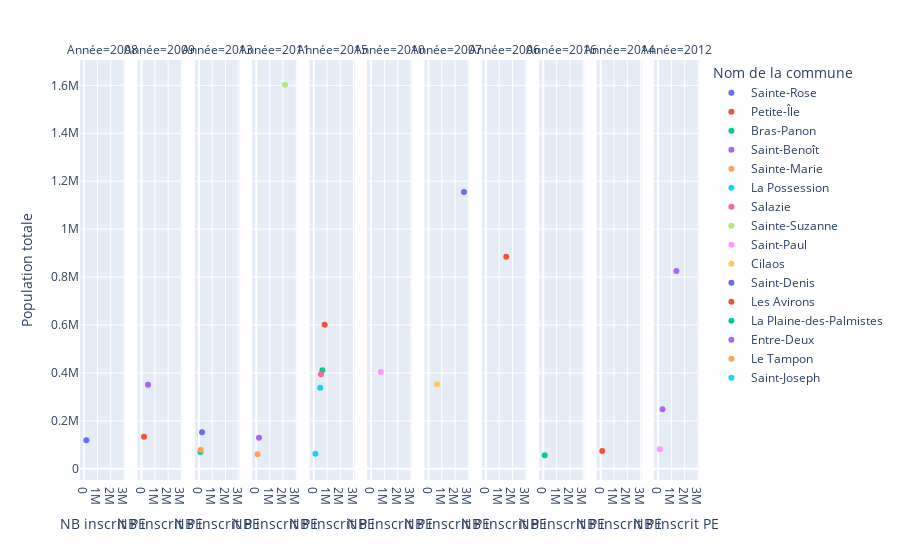

Notebook source saved alongside this figure:
### Code cell
fig = px.scatter(df6, x="NB inscrit PE", y="Population totale", color="Nom de la commune", facet_col="Année", )
fig.show()

### Figure 1 — Plotly figure (JSON) as saved in the notebook; plotly's stock layout.template omitted (floating-point values rounded to 4 significant figures)
{"data": [{"hovertemplate": "Nom de la commune=Sainte-Rose<br>Année=2008<br>NB inscrit PE=%{x}<br>Population totale=%{y}<extra></extra>", "legendgroup": "Sainte-Rose", "marker": {"color": "#636efa", "symbol": "circle"}, "mode": "markers", "name": "Sainte-Rose", "orientation": "v", "showlegend": true, "type": "scatter", "visible": true, "x": [169160], "xaxis": "x", "y": [119538], "yaxis": "y"}, {"hovertemplate": "Nom de la commune=Sainte-Rose<br>Année=2013<br>NB inscrit PE=%{x}<br>Population totale=%{y}<extra></extra>", "legendgroup": "Sainte-Rose", "marker": {"color": "#636efa", "symbol": "circle"}, "mode": "markers", "name": "Sainte-Rose", "orientation": "v", "showlegend": false, "type": "scatter", "visible": true, "x": [234050], "xaxis": "x3", "y": [152391], "yaxis": "y3"}, {"hovertemplate": "Nom de la commune=Petite-Île<br>Année=2009<br>NB inscrit PE=%{x}<br>Population totale=%{y}<extra></extra>", "legendgroup": "Petite-Île", "marker": {"color": "#EF553B", "symbol": "circle"}, "mode": "markers", "name": "Petite-Île", "orientation": "v", "showlegend": true, "type": "scatter", "visible": true, "x": [189530], "xaxis": "x2", "y": [133642], "yaxis": "y2"}, {"hovertemplate": "Nom de la commune=Petite-Île<br>Année=2015<br>NB inscrit PE=%{x}<br>Population totale=%{y}<extra></extra>", "legendgroup": "Petite-Île", "marker": {"color": "#EF553B", "symbol": "circle"}, "mode": "markers", "name": "Petite-Île", "orientation": "v", "showlegend": false, "type": "scatter", "visible": true, "x": [826780], "xaxis": "x5", "y": [601128], "yaxis": "y5"}, {"hovertemplate": "Nom de la commune=Petite-Île<br>Année=2014<br>NB inscrit PE=%{x}<br>Population totale=%{y}<extra></extra>", "legendgroup": "Petite-Île", "marker": {"color": "#EF553B", "symbol": "circle"}, "mode": "markers", "name": "Petite-Île", "orientation": "v", "showlegend": false, "type": "scatter", "visible": true, "x": [117320], "xaxis": "x10", "y": [74862], "yaxis": "y10"}, {"hovertemplate": "Nom de la commune=Bras-Panon<br>Année=2013<br>NB inscrit PE=%{x}<br>Population totale=%{y}<extra></extra>", "legendgroup": "Bras-Panon", "marker": {"color": "#00cc96", "symbol": "circle"}, "mode": "markers", "name": "Bras-Panon", "orientation": "v", "showlegend": true, "type": "scatter", "visible": true, "x": [112640], "xaxis": "x3", "y": [70281], "yaxis": "y3"}, {"hovertemplate": "Nom de la commune=Bras-Panon<br>Année=2015<br>NB inscrit PE=%{x}<br>Population totale=%{y}<extra></extra>", "legendgroup": "Bras-Panon", "marker": {"color": "#00cc96", "symbol": "circle"}, "mode": "markers", "name": "Bras-Panon", "orientation": "v", "showlegend": false, "type": "scatter", "visible": true, "x": [651610], "xaxis": "x5", "y": [411129], "yaxis": "y5"}, {"hovertemplate": "Nom de la commune=Saint-Benoît<br>Année=2011<br>NB inscrit PE=%{x}<br>Population totale=%{y}<extra></extra>", "legendgroup": "Saint-Benoît", "marker": {"color": "#ab63fa", "symbol": "circle"}, "mode": "markers", "name": "Saint-Benoît", "orientation": "v", "showlegend": true, "type": "scatter", "visible": true, "x": [199790], "xaxis": "x4", "y": [130205], "yaxis": "y4"}, {"hovertemplate": "Nom de la commune=Saint-Benoît<br>Année=2012<br>NB inscrit PE=%{x}<br>Population totale=%{y}<extra></extra>", "legendgroup": "Saint-Benoît", "marker": {"color": "#ab63fa", "symbol": "circle"}, "mode": "markers", "name": "Saint-Benoît", "orientation": "v", "showlegend": false, "type": "scatter", "visible": true, "x": [1373620], "xaxis": "x11", "y": [825837], "yaxis": "y11"}, {"hovertemplate": "Nom de la commune=Sainte-Marie<br>Année=2011<br>NB inscrit PE=%{x}<br>Population totale=%{y}<extra></extra>", "legendgroup": "Sainte-Marie", "marker": {"color": "#FFA15A", "symbol": "circle"}, "mode": "markers", "name": "Sainte-Marie", "orientation": "v", "showlegend": true, "type": "scatter", "visible": true, "x": [94970], "xaxis": "x4", "y": [60566], "yaxis": "y4"}, {"hovertemplate": "Nom de la commune=La Possession<br>Année=2015<br>NB inscrit PE=%{x}<br>Population totale=%{y}<extra></extra>", "legendgroup": "La Possession", "marker": {"color": "#19d3f3", "symbol": "circle"}, "mode": "markers", "name": "La Possession", "orientation": "v", "showlegend": true, "type": "scatter", "x": [485870], "xaxis": "x5", "y": [337904], "yaxis": "y5"}, {"hovertemplate": "Nom de la commune=Salazie<br>Année=2015<br>NB inscrit PE=%{x}<br>Population totale=%{y}<extra></extra>", "legendgroup": "Salazie", "marker": {"color": "#FF6692", "symbol": "circle"}, "mode": "markers", "name": "Salazie", "orientation": "v", "showlegend": true, "type": "scatter", "x": [543970], "xaxis": "x5", "y": [394936], "yaxis": "y5"}, {"hovertemplate": "Nom de la commune=Sainte-Suzanne<br>Année=2011<br>NB inscrit PE=%{x}<br>Population totale=%{y}<extra></extra>", "legendgroup": "Sainte-Suzanne", "marker": {"color": "#B6E880", "symbol": "circle"}, "mode": "markers", "name": "Sainte-Suzanne", "orientation": "v", "showlegend": true, "type": "scatter", "x": [2158220], "xaxis": "x4", "y": [1602503], "yaxis": "y4"}, {"hovertemplate": "Nom de la commune=Saint-Paul<br>Année=2010<br>NB inscrit PE=%{x}<br>Population totale=%{y}<extra></extra>", "legendgroup": "Saint-Paul", "marker": {"color": "#FF97FF", "symbol": "circle"}, "mode": "markers", "name": "Saint-Paul", "orientation": "v", "showlegend": true, "type": "scatter", "x": [730210], "xaxis": "x6", "y": [404082], "yaxis": "y6"}, {"hovertemplate": "Nom de la commune=Saint-Paul<br>Année=2012<br>NB inscrit PE=%{x}<br>Population totale=%{y}<extra></extra>", "legendgroup": "Saint-Paul", "marker": {"color": "#FF97FF", "symbol": "circle"}, "mode": "markers", "name": "Saint-Paul", "orientation": "v", "showlegend": false, "type": "scatter", "x": [134460], "xaxis": "x11", "y": [81355], "yaxis": "y11"}, {"hovertemplate": "Nom de la commune=Cilaos<br>Année=2007<br>NB inscrit PE=%{x}<br>Population totale=%{y}<extra></extra>", "legendgroup": "Cilaos", "marker": {"color": "#FECB52", "symbol": "circle"}, "mode": "markers", "name": "Cilaos", "orientation": "v", "showlegend": true, "type": "scatter", "x": [649400], "xaxis": "x7", "y": [353022], "yaxis": "y7"}, {"hovertemplate": "Nom de la commune=Saint-Denis<br>Année=2007<br>NB inscrit PE=%{x}<br>Population totale=%{y}<extra></extra>", "legendgroup": "Saint-Denis", "marker": {"color": "#636efa", "symbol": "circle"}, "mode": "markers", "name": "Saint-Denis", "orientation": "v", "showlegend": true, "type": "scatter", "x": [2670880], "xaxis": "x7", "y": [1155365], "yaxis": "y7"}, {"hovertemplate": "Nom de la commune=Les Avirons<br>Année=2006<br>NB inscrit PE=%{x}<br>Population totale=%{y}<extra></extra>", "legendgroup": "Les Avirons", "marker": {"color": "#EF553B", "symbol": "circle"}, "mode": "markers", "name": "Les Avirons", "orientation": "v", "showlegend": true, "type": "scatter", "x": [1529220], "xaxis": "x8", "y": [884444], "yaxis": "y8"}, {"hovertemplate": "Nom de la commune=La Plaine-des-Palmistes<br>Année=2016<br>NB inscrit PE=%{x}<br>Population totale=%{y}<extra></extra>", "legendgroup": "La Plaine-des-Palmistes", "marker": {"color": "#00cc96", "symbol": "circle"}, "mode": "markers", "name": "La Plaine-des-Palmistes", "orientation": "v", "showlegend": true, "type": "scatter", "x": [108390], "xaxis": "x9", "y": [56712], "yaxis": "y9"}, {"hovertemplate": "Nom de la commune=Entre-Deux<br>Année=2009<br>NB inscrit PE=%{x}<br>Population totale=%{y}<extra></extra>", "legendgroup": "Entre-Deux", "marker": {"color": "#ab63fa", "symbol": "circle"}, "mode": "markers", "name": "Entre-Deux", "orientation": "v", "showlegend": true, "type": "scatter", "x": [488260], "xaxis": "x2", "y": [350485], "yaxis": "y2"}, {"hovertemplate": "Nom de la commune=Entre-Deux<br>Année=2012<br>NB inscrit PE=%{x}<br>Population totale=%{y}<extra></extra>", "legendgroup": "Entre-Deux", "marker": {"color": "#ab63fa", "symbol": "circle"}, "mode": "markers", "name": "Entre-Deux", "orientation": "v", "showlegend": false, "type": "scatter", "x": [335350], "xaxis": "x11", "y": [248817], "yaxis": "y11"}, {"hovertemplate": "Nom de la commune=Le Tampon<br>Année=2013<br>NB inscrit PE=%{x}<br>Population totale=%{y}<extra></extra>", "legendgroup": "Le Tampon", "marker": {"color": "#FFA15A", "symbol": "circle"}, "mode": "markers", "name": "Le Tampon", "orientation": "v", "showlegend": true, "type": "scatter", "x": [137780], "xaxis": "x3", "y": [79250], "yaxis": "y3"}, {"hovertemplate": "Nom de la commune=Saint-Joseph<br>Année=2015<br>NB inscrit PE=%{x}<br>Population totale=%{y}<extra></extra>", "legendgroup": "Saint-Joseph", "marker": {"color": "#19d3f3", "symbol": "circle"}, "mode": "markers", "name": "Saint-Joseph", "orientation": "v", "showlegend": true, "type": "scatter", "x": [127330], "xaxis": "x5", "y": [62999], "yaxis": "y5"}], "layout": {"annotations": [{"font": {}, "showarrow": false, "text": "Année=2008", "x": 0.03636, "xanchor": "center", "xref": "paper", "y": 1, "yanchor": "bottom", "yref": "paper"}, {"font": {}, "showarrow": false, "text": "Année=2009", "x": 0.1291, "xanchor": "center", "xref": "paper", "y": 1, "yanchor": "bottom", "yref": "paper"}, {"font": {}, "showarrow": false, "text": "Année=2013", "x": 0.2218, "xanchor": "center", "xref": "paper", "y": 1, "yanchor": "bottom", "yref": "paper"}, {"font": {}, "showarrow": false, "text": "Année=2011", "x": 0.3145, "xanchor": "center", "xref": "paper", "y": 1, "yanchor": "bottom", "yref": "paper"}, {"font": {}, "showarrow": false, "text": "Année=2015", "x": 0.4073, "xanchor": "center", "xref": "paper", "y": 1, "yanchor": "bottom", "yref": "paper"}, {"font": {}, "showarrow": false, "text": "Année=2010", "x": 0.5, "xanchor": "center", "xref": "paper", "y": 1, "yanchor": "bottom", "yref": "paper"}, {"font": {}, "showarrow": false, "text": "Année=2007", "x": 0.5927, "xanchor": "center", "xref": "paper", "y": 1, "yanchor": "bottom", "yref": "paper"}, {"font": {}, "showarrow": false, "text": "Année=2006", "x": 0.6855, "xanchor": "center", "xref": "paper", "y": 1, "yanchor": "bottom", "yref": "paper"}, {"font": {}, "showarrow": false, "text": "Année=2016", "x": 0.7782, "xanchor": "center", "xref": "paper", "y": 1, "yanchor": "bottom", "yref": "paper"}, {"font": {}, "showarrow": false, "text": "Année=2014", "x": 0.8709, "xanchor": "center", "xref": "paper", "y": 1, "yanchor": "bottom", "yref": "paper"}, {"font": {}, "showarrow": false, "text": "Année=2012", "x": 0.9636, "xanchor": "center", "xref": "paper", "y": 1, "yanchor": "bottom", "yref": "paper"}], "autosize": true, "legend": {"title": {"text": "Nom de la commune"}, "tracegroupgap": 0}, "margin": {"t": 60}, "xaxis": {"anchor": "y", "autorange": true, "domain": [0, 0.07273], "range": [-178300.0, 2944000.0], "title": {"text": "NB inscrit PE"}, "type": "linear"}, "xaxis10": {"anchor": "y10", "autorange": true, "domain": [0.8345, 0.9073], "matches": "x", "range": [-178300.0, 2944000.0], "title": {"text": "NB inscrit PE"}, "type": "linear"}, "xaxis11": {"anchor": "y11", "autorange": true, "domain": [0.9273, 1], "matches": "x", "range": [-178300.0, 2944000.0], "title": {"text": "NB inscrit PE"}, "type": "linear"}, "xaxis2": {"anchor": "y2", "autorange": true, "domain": [0.09273, 0.1655], "matches": "x", "range": [-178300.0, 2944000.0], "title": {"text": "NB inscrit PE"}, "type": "linear"}, "xaxis3": {"anchor": "y3", "autorange": true, "domain": [0.1855, 0.2582], "matches": "x", "range": [-178300.0, 2944000.0], "title": {"text": "NB inscrit PE"}, "type": "linear"}, "xaxis4": {"anchor": "y4", "autorange": true, "domain": [0.2782, 0.3509], "matches": "x", "range": [-178300.0, 2944000.0], "title": {"text": "NB inscrit PE"}, "type": "linear"}, "xaxis5": {"anchor": "y5", "autorange": true, "domain": [0.3709, 0.4436], "matches": "x", "range": [-178300.0, 2944000.0], "title": {"text": "NB inscrit PE"}, "type": "linear"}, "xaxis6": {"anchor": "y6", "autorange": true, "domain": [0.4636, 0.5364], "matches": "x", "range": [-178300.0, 2944000.0], "title": {"text": "NB inscrit PE"}, "type": "linear"}, "xaxis7": {"anchor": "y7", "autorange": true, "domain": [0.5564, 0.6291], "matches": "x", "range": [-178300.0, 2944000.0], "title": {"text": "NB inscrit PE"}, "type": "linear"}, "xaxis8": {"anchor": "y8", "autorange": true, "domain": [0.6491, 0.7218], "matches": "x", "range": [-178300.0, 2944000.0], "title": {"text": "NB inscrit PE"}, "type": "linear"}, "xaxis9": {"anchor": "y9", "autorange": true, "domain": [0.7418, 0.8145], "matches": "x", "range": [-178300.0, 2944000.0], "title": {"text": "NB inscrit PE"}, "type": "linear"}, "yaxis": {"anchor": "x", "autorange": true, "domain": [0, 1], "range": [-62980.0, 1722000.0], "title": {"text": "Population totale"}, "type": "linear"}, "yaxis10": {"anchor": "x10", "autorange": true, "domain": [0, 1], "matches": "y", "range": [-62980.0, 1722000.0], "showticklabels": false, "type": "linear"}, "yaxis11": {"anchor": "x11", "autorange": true, "domain": [0, 1], "matches": "y", "range": [-62980.0, 1722000.0], "showticklabels": false, "type": "linear"}, "yaxis2": {"anchor": "x2", "autorange": true, "domain": [0, 1], "matches": "y", "range": [-62980.0, 1722000.0], "showticklabels": false, "type": "linear"}, "yaxis3": {"anchor": "x3", "autorange": true, "domain": [0, 1], "matches": "y", "range": [-62980.0, 1722000.0], "showticklabels": false, "type": "linear"}, "yaxis4": {"anchor": "x4", "autorange": true, "domain": [0, 1], "matches": "y", "range": [-62980.0, 1722000.0], "showticklabels": false, "type": "linear"}, "yaxis5": {"anchor": "x5", "autorange": true, "domain": [0, 1], "matches": "y", "range": [-62980.0, 1722000.0], "showticklabels": false, "type": "linear"}, "yaxis6": {"anchor": "x6", "autorange": true, "domain": [0, 1], "matches": "y", "range": [-62980.0, 1722000.0], "showticklabels": false, "type": "linear"}, "yaxis7": {"anchor": "x7", "autorange": true, "domain": [0, 1], "matches": "y", "range": [-62980.0, 1722000.0], "showticklabels": false, "type": "linear"}, "yaxis8": {"anchor": "x8", "autorange": true, "domain": [0, 1], "matches": "y", "range": [-62980.0, 1722000.0], "showticklabels": false, "type": "linear"}, "yaxis9": {"anchor": "x9", "autorange": true, "domain": [0, 1], "matches": "y", "range": [-62980.0, 1722000.0], "showticklabels": false, "type": "linear"}}}
